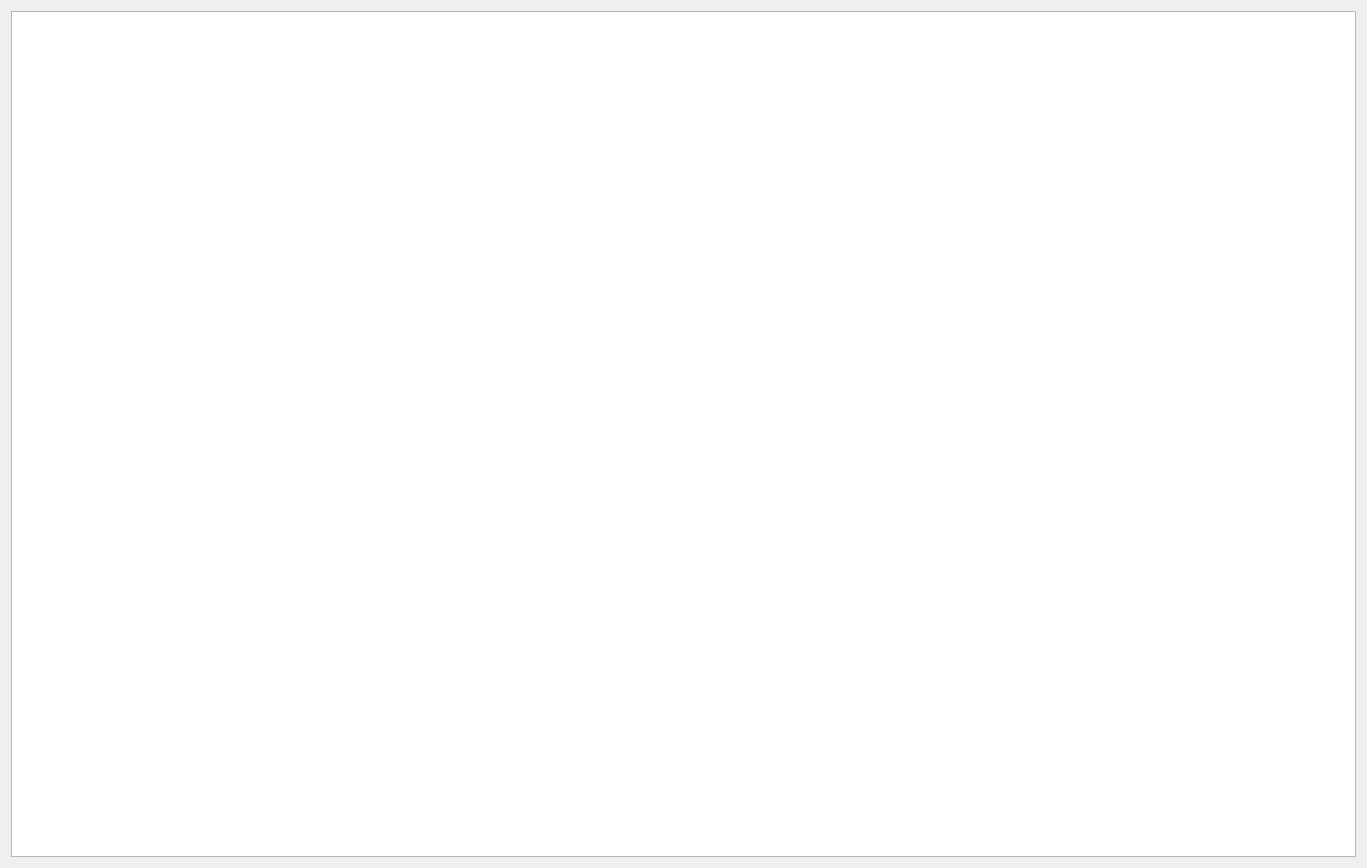
<?xml version="1.0" encoding="UTF-8"?>
<ui version="4.0">
 <class>FloydDemonstrate</class>
 <widget class="QDialog" name="FloydDemonstrate">
  <property name="geometry">
   <rect>
    <x>0</x>
    <y>0</y>
    <width>1370</width>
    <height>870</height>
   </rect>
  </property>
  <property name="windowTitle">
   <string>Floyd算法演示</string>
  </property>
  <layout class="QHBoxLayout" name="horizontalLayout">
   <item>
    <widget class="QTableWidget" name="Output"/>
   </item>
  </layout>
 </widget>
 <resources/>
 <connections/>
</ui>
